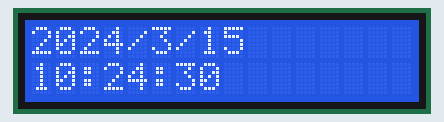
Simulated run of this sketch. Board: Arduino Uno, built with avr-gcc and run on an emulated ATmega328P. Parts: 16×2 character LCD. Wiring (inferred from the names in the program): DS1307 clock at I2C address 0x68. The local clock reads 2024-03-15 10:24:30 at power-on unless the sketch sets it; what the sketch prints to the serial monitor is not drawn.

Above: at 0.1 s.
At 4.2 s:
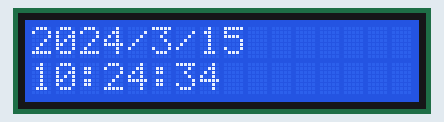
At 9.3 s:
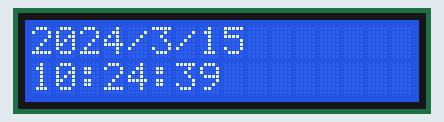
At 19.5 s:
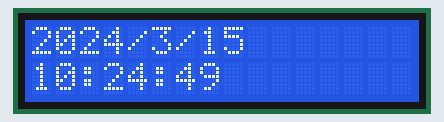
At 28.7 s:
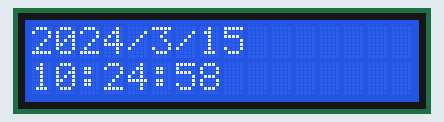
At 39.0 s:
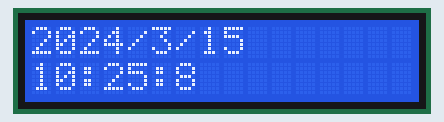

The sketch:

LAB5.ino
```cpp
#include <Adafruit_PCF8574.h>
/* Example for 1 output LED that is connected from power to the GPIO expander pin #7
 * Note the LEDs must be connected with the CATHODES to the expander, to SINK current!
 * The PCF8574 cannot SOURCE current!
 */

// #define PCF8574_Address 0x20

// Adafruit_PCF8574 pcf;
// void setup() {
//   Serial.begin(9600);
//   Serial.println("Adafruit PCF8574 LED blink test");
//   if (!pcf.begin(PCF8574_Address, &Wire)) {
//     Serial.println("Couldn't find PCF8574");
//   }
//   // pcf.pinMode(7, OUTPUT);
// }
// void loop() {
//   if(pcf.digitalRead(0) == LOW){
//     pcf.digitalWrite(7, HIGH);  // turn LED off by turning off sinking transistor
//   }else{
//     pcf.digitalWrite(7, LOW);  // turn LED on by sinking current to ground
//   }
// }

// #include <Adafruit_I2CDevice.h>

// #define PCF8574_Address 0x20

// Adafruit_I2CDevice i2c_dev = Adafruit_I2CDevice(PCF8574_Address);
// uint8_t buffer[32];

// void setup() {

//   Serial.begin(9600);
//   Serial.println("I2C address detection test");
//   if (!i2c_dev.begin()) {
//     Serial.print("Did not find device at 0x");
//     Serial.println(i2c_dev.address(), HEX);
//     while (1);
//   }
//   Serial.print("Device found on address 0x");
//   Serial.println(i2c_dev.address(), HEX);

//   // Config PCF8574
//   buffer[0]=0;               // config all pins to output
//   i2c_dev.write(buffer,1);   // send the config to PCF8574

// }
// void loop() {
//   // buffer[0]=0b10000000;   // set bit 7 to high
//   // i2c_dev.write(buffer,1);  // turn off LED
//   // delay(1000);

//   // buffer[0]=0b00000000;   // set bit 7 to low
//   // i2c_dev.write(buffer,1);  // turn on LED
//   // delay(1000);
//   i2c_dev.read(buffer,1);
//   Serial.println(buffer[0]);
//   if(buffer[0]&0b0000001){
//     buffer[0] = 0b00000000;   // set bit 7 to low
//     i2c_dev.write(buffer,1);
//   }else{
//     buffer[0]= 0b10000000;   // set bit 7 to high
//     i2c_dev.write(buffer,1);
//   }
// }


// #include <RTClib.h>

// RTC_DS1307 rtc;

// char daysOfWeek[7][12] = {
//   "Sunday",
//   "Monday",
//   "Tuesday",
//   "Wednesday",
//   "Thursday",
//   "Friday",
//   "Saturday"
// };

// void setup () {
//   Serial.begin(9600);
//   if (! rtc.begin()) {
//     Serial.println("RTC module is NOT found");
//     Serial.flush();
//     while (1);
//   }
//   // automatically sets the RTC to the date & time on PC this sketch was compiled
//   rtc.adjust(DateTime(F(__DATE__), F(__TIME__)));
//   // manually sets the RTC with an explicit date & time, for example to set
//   // January 21, 2021 at 3am you would call:
//   // rtc.adjust(DateTime(2021, 1, 21, 3, 0, 0));
// }

// void loop () {
//   DateTime now = rtc.now();
//   Serial.print("ESP32 RTC Date Time: ");
//   Serial.print(now.year(), DEC);
//   Serial.print('/');
//   Serial.print(now.month(), DEC);
//   Serial.print('/');
//   Serial.print(now.day(), DEC);
//   Serial.print(" (");
//   Serial.print(daysOfWeek[now.dayOfTheWeek()]);
//   Serial.print(") ");
//   Serial.print(now.hour(), DEC);
//   Serial.print(':');
//   Serial.print(now.minute(), DEC);
//   Serial.print(':');
//   Serial.println(now.second(), DEC);

//   delay(1000); // delay 1 seconds
// }

// #include <LCD_I2C.h>

// LCD_I2C lcd(0x27, 16, 2); // Default address of most PCF8574 modules, change according

// void setup()
// {
//     lcd.begin(); // If you are using more I2C devices using the Wire library use lcd.begin(false)
//                  // this stop the library(LCD_I2C) from calling Wire.begin()
//     lcd.backlight();
// }

// void loop()
// {
//     lcd.print("     Hello"); // You can make spaces using well... spaces
//     lcd.setCursor(5, 1); // Or setting the cursor in the desired position.
//     lcd.print("World!");
//     // delay(500);

//     // Flashing the backlight
//     // for (int i = 0; i < 5; ++i)
//     // {
//     //     lcd.backlight();
//     //     delay(50);
//     //     lcd.noBacklight();
//     //     delay(50);
//     // }

//     // lcd.backlight();
//     // lcd.clear();
//     // delay(500);
// }

#include <RTClib.h>
// #include <LCD_I2C.h>


// RTC_DS1307 rtc;
// LCD_I2C lcd(0x27, 16, 2);


// char daysOfWeek[7][12] = {
//   "Sunday",
//   "Monday",
//   "Tuesday",
//   "Wednesday",
//   "Thursday",
//   "Friday",
//   "Saturday"
// };

// void setup () {
//   Serial.begin(9600);
//   if (! rtc.begin()) {
//     Serial.println("RTC module is NOT found");
//     Serial.flush();
//     while (1);
//   }
//   // automatically sets the RTC to the date & time on PC this sketch was compiled
//   rtc.adjust(DateTime(F(__DATE__), F(__TIME__)));
//   // manually sets the RTC with an explicit date & time, for example to set
//   // January 21, 2021 at 3am you would call:
//   // rtc.adjust(DateTime(2021, 1, 21, 3, 0, 0));
//   lcd.begin(); // If you are using more I2C devices using the Wire library use lcd.begin(false)
// //                  // this stop the library(LCD_I2C) from calling Wire.begin()
//   lcd.backlight();
// }

// void loop () {
//   DateTime now = rtc.now();
//   lcd.clear();
//   lcd.print(now.year(), DEC);
//   lcd.print('/');
//   lcd.print(now.month(), DEC);
//   lcd.print('/');
//   lcd.print(now.day(), DEC);
//   lcd.setCursor(0, 1);
//   lcd.print(now.hour(), DEC);
//   lcd.print(':');
//   lcd.print(now.minute(), DEC);
//   lcd.print(':');
//   lcd.print(now.second(), DEC);

//   delay(1000); // delay 1 seconds
// }

#include <Adafruit_I2CDevice.h>
#include <LCD_I2C.h>

LCD_I2C lcd(0x27, 16, 2);

#define I2C_ADDRESS 0x68
Adafruit_I2CDevice i2c_dev = Adafruit_I2CDevice(I2C_ADDRESS);


void setup() {
  // while (!Serial) { delay(10); }
  Serial.begin(115200);
  Serial.println("I2C device read and write test");

  lcd.begin();
  lcd.backlight();
  i2c_dev.begin();

}

void loop() {
  Serial.print("Device found on address 0x");
  Serial.println(i2c_dev.address(), HEX);
  uint8_t buffer[32];
  for (uint8_t i=0; i<8; i++) {
    buffer[i] = 0;
  }
  // Try to read 32 bytes
  i2c_dev.write_then_read(buffer, 1, buffer, 8);
  // Serial.print("Read: ");
  for (uint8_t i=0; i<8; i++) {
    Serial.print("0x");
    Serial.print(buffer[i], HEX);
    Serial.println("");
  }
  Serial.println();

  // read a register by writing first, then reading
  // buffer[0] = 0x0C;  // we'll reuse the same buffer
  // i2c_dev.write_then_read(buffer, 1, buffer, 2, false);
  // Serial.print("Write then Read: ");
  // for (uint8_t i=0; i<2; i++) {
  //   Serial.print("0x"); Serial.print(buffer[i], BIN); Serial.print(", ");
  // }

  lcd.print((buffer[6]>>0x04)*0x0A);
  lcd.print(buffer[6],HEX);
  lcd.print("/");
  lcd.print(buffer[5], HEX);
  lcd.print("/");
  lcd.print(buffer[4], HEX);
  lcd.setCursor(0, 1);
  lcd.print(buffer[2], HEX);
  lcd.print(":");
  lcd.print(buffer[1], HEX);
  lcd.print(":");
  lcd.print(buffer[0], HEX);

  delay(1000);
  lcd.clear();
}
```

Measured:
- what the display in image 1 shows lasts 1.0 s, from 4.2 s to 5.2 s
